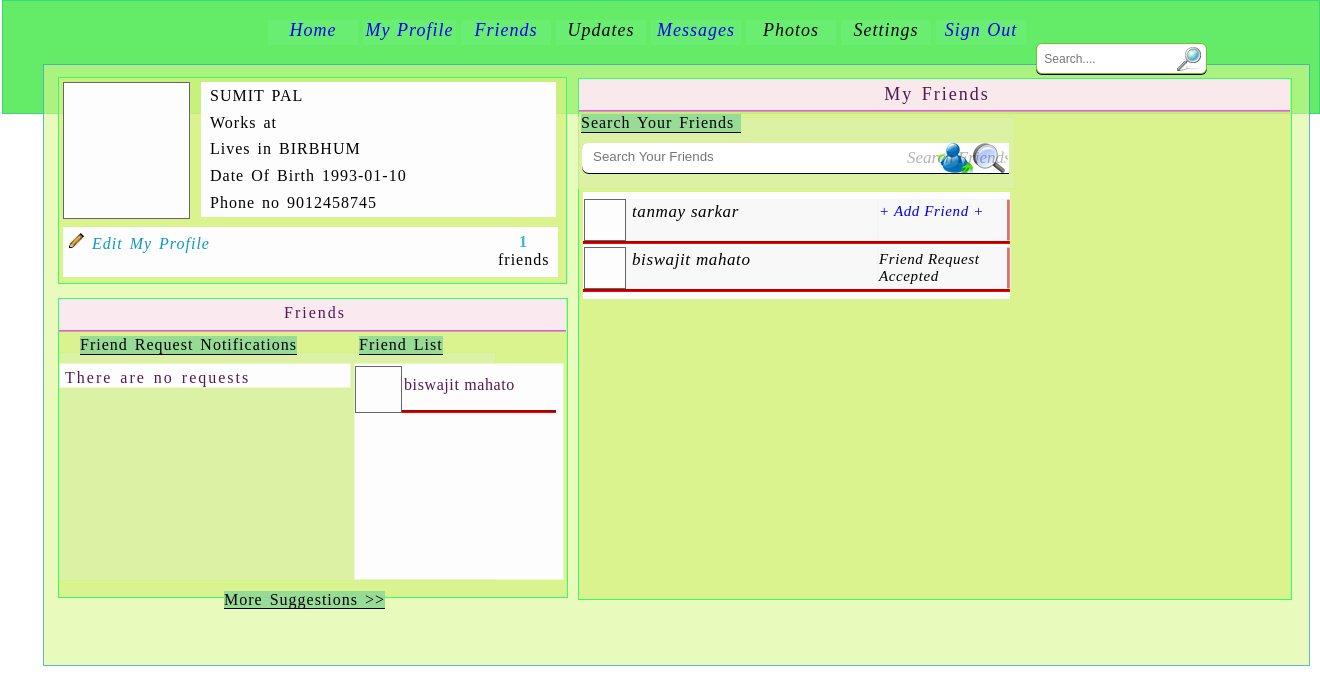
The app's page /s_friend_r.php (signed in) with its own data.
### tables this page shows
CREATE TABLE IF NOT EXISTS `members` (
  `mem_id` int(20) NOT NULL AUTO_INCREMENT,
  `username` varchar(32) NOT NULL,
  `password` varchar(32) NOT NULL,
  `fname` varchar(30) NOT NULL,
  `lname` varchar(30) NOT NULL,
  `address` varchar(35) NOT NULL,
  `DOB` date NOT NULL,
  `email` varchar(30) NOT NULL,
  `contact` varchar(30) NOT NULL,
  `gender` varchar(10) NOT NULL,
  PRIMARY KEY (`mem_id`)
);

CREATE TABLE IF NOT EXISTS `friends` (
  `req_id` int(11) NOT NULL AUTO_INCREMENT,
  `sender` varchar(30) NOT NULL,
  `receiver` varchar(30) NOT NULL,
  `accept` varchar(10) NOT NULL DEFAULT 'no',
  PRIMARY KEY (`req_id`)
);

### s_friend_r.php (the view, shortened to what this page needs)
<!DOCTYPE html PUBLIC "-//W3C//DTD XHTML 1.0 Transitional//EN" "http://www.w3.org/TR/xhtml1/DTD/xhtml1-transitional.dtd">
<html xmlns="http://www.w3.org/1999/xhtml">
<head>
<link href="css/s_friend_r.css" rel="stylesheet" type="text/css">
</head>
<body>
<?php
require_once("dbcon.php");
if((isset($_SESSION["username"])) && (isset($_SESSION["password"]))){
	$username=$_SESSION["username"];
	$password=$_SESSION["password"];
	$query1def="SELECT * FROM `members` WHERE `username`='$username' AND `password`='$password'";
	$result1def=mysql_query($query1def, $conn);
	$list1def = mysql_fetch_assoc($result1def);
$txtsearch=addslashes( $_REQUEST["txtsearch"]);
if(strpos($txtsearch," ") >0){
	$resultstr=split(" ",$txtsearch);
	$fname=$resultstr[0];
	$lname=$resultstr[1];
	$query0search="SELECT * FROM `members` WHERE `fname` LIKE '$fname%' AND `lname` LIKE '$lname%'";
	$result0search=mysql_query($query0search, $conn);
	}
else{
	$query0search="SELECT * FROM `members` WHERE `fname` LIKE '$txtsearch%'";
	$result0search=mysql_query($query0search, $conn);
	}
?>
<div id="body">
<div id="head">
<div id="mnubar">
  <span id="home"><a href="home.php"> Home </a></span>
  <span id="myprofile"><a href="edit.php"> My Profile </a></span>
  <span id="friends"><a href="friends.php"> Friends </a></span>
  <span id="updates"> Updates</span>
  <span id="messages"> <a href="message.php"> Messages </a></span>
  <span id="photos"> Photos</span>
  <span id="settings"> Settings</span>
  <span id="signout"><a href="logout.php"> Sign Out </a></span>
</div>
<div id="src">
  <form id="frmsrc" name="frmsrc" method="post" action="s_friend_r.php">
  <input name="txtsearch" type="text" id="txtsrc" maxlength="50" placeholder=" Search...." onfocus="value=''" required/>
  <input name="btnsrc" type="submit" id="btnsrc" value=""  />
  </form>
</div>
</div>
</div>
<div id="main">
<div id="topleft">
<div id="photo">
</div>
<div id="details">
  <table width="347" height="135" border="0" cellpadding="2" cellspacing="2">
    <tr>
      <td><?php echo strtoupper( $list1def['fname'].' '.$list1def['lname']); ?></td>
    </tr>
    <tr>
      <td>Works at</td>
    </tr>
    <tr>
      <td>Lives in <?php echo strtoupper( $list1def['address']) ?></td>
    </tr>
    <tr>
      <td>Date Of Birth <?php echo $list1def['DOB'] ?></td>
    </tr>
    <tr>
      <td>Phone no <?php echo $list1def['contact'] ?></td>
    </tr>
  </table>
</div>
<div id="photobottom">
<a href="edit.php?mem_id=<?php echo $list1def['mem_id'];?>">
	 <em id="txtEMP"><img src="images/edit.gif" width="17" height="17" /> Edit My Profile </em> </a>
<label id="noFrnd" >
  	<center><strong style="color:rgba(35,175,205,0.9)"> <?php require("number_of_friends.php"); ?></strong><br> friends</center>
</label>
</div>
</div>
<div id="topright">
<label id="activity" > Search Your Friends </label>
  <div id="myfrnd"><center> My Friends</center></div>
<div id="fsearch">
  <form id="frmsearch" method="post" action="s_friend_r.php">
    <input type="search" name="txtsearch" id="txtsearch" maxlength="50" placeholder="Search Your Friends" required/>
    <input name="btnsearch" id="btnsearch" type="submit" value="Search Friends" />
  </form>
</div>
  <div id="srcfrndbod">
<?php
if(mysql_num_rows($result0search) == 0) {
	echo "No Match Found !!!! <br> Try Another Name ";
	}
else{
	while ($list0search = mysql_fetch_assoc($result0search)) {
		$addusername=$list0search['username'];
		if($username!==$addusername){
?>
  	<div id="searchfrndbox">
  <div id="srcfrndphoto"></div>
  <div id="srcfrndname">
 <?php echo $list0search['fname']." ".$list0search['lname'];?>
  </div>
  <div id="srcfrndstatus">
 <?php
   $query2search = "SELECT * FROM `friends` WHERE `sender`='$username'  AND `receiver`='$addusername'";
   $result2search = mysql_query($query2search, $conn);
   if(mysql_num_rows($result2search) !== 0){
		$query4search = "SELECT * FROM `friends` WHERE `sender`='$username' AND `receiver`='$addusername' AND `accept`='yes'";
  		$result4search = mysql_query($query4search, $conn);
  		if(mysql_num_rows($result4search) !== 0){
	   	echo 'Friend Request Accepted';}
   	}
	$query5search = "SELECT * FROM `friends` WHERE `sender`='$addusername'  AND `receiver`='$username'";
    $result5search = mysql_query($query5search, $conn);
  ?>
  <?php
	if(mysql_num_rows($result2search) === 0 && mysql_num_rows($result5search) === 0) {
 ?>
    <a href="send_req.php?fname=<?php echo $list0search['fname'];?>&lname=<?php echo $list0search['lname'];?>">
     			+ Add Friend + </a>
 <?php } ?>
  </div>
  	</div>
 <?php }}} ?>
  </div>
</div>
<div id="midleft">
<label id="lblntf" > Friend Request Notifications  </label>
<label id="lblfrndlist" > Friend List </label>
<div id="frndhead" align="center"> Friends </div>
	<div id="pnlfrnd">
	<div id="frndntf">
<?php
	$query1ntf="SELECT * FROM `friends` WHERE `receiver`='$username' AND `accept`='no'";
	$result1ntf=mysql_query($query1ntf, $conn);
	if(mysql_num_rows($result1ntf) == 0) {
		echo "There are no requests";}
	else	{
	  while ($list1ntf = mysql_fetch_assoc($result1ntf)) {
		    $acceptusername=$list1ntf['sender'];
		    $query2ntf="SELECT * FROM `members` WHERE `username`='$acceptusername'";
			$result2ntf=mysql_query($query2ntf, $conn);
			$list2ntf = mysql_fetch_assoc($result2ntf);
?>
	<div id="frndntfbox">
<div id="frndntfphoto"></div>
<div id="frndntfname">
<?php echo $list2ntf['fname']." ".$list2ntf['lname'];?>
</div>
<div id="frndntfstatus">
<?php
   $query3ntf = "SELECT * FROM `friends` WHERE `sender`='$acceptusername' AND `receiver`='$username' AND `accept`='yes'";
   $result3ntf = mysql_query($query3ntf, $conn);
   if(mysql_num_rows($result3ntf) !== 0){
	   	echo 'Accepted';}
	else{
   ?>
    <a href="accept_req.php?fname=<?php echo $list2ntf['fname'];?>&lname=<?php echo $list2ntf['lname'];?>">+Accept+</a>
   <?php } ?>
</div>
	</div>
<?php }} ?>
</div>
	<div id="frndlist">
    <div id="frndlistscrlbr">
<?php
	$query9list="SELECT * FROM `friends` WHERE `sender`='$username' AND `accept`='yes'";
	$result9list=mysql_query($query9list, $conn);
?>
<?php
	if (mysql_num_rows($result9list) !== 0) {
	while($list9list = mysql_fetch_assoc($result9list)) {
			$r_username=$list9list['receiver'];
		  	$query9_1list="SELECT * FROM `members` WHERE `username`='$r_username'";
			$result9_1list=mysql_query($query9_1list, $conn);
			$list9_1list = mysql_fetch_assoc($result9_1list);
?>
 	<div id="frndlistbox">
<div id="frndlistphoto">
</div>
<div id="frndlistname">
<?php echo $list9_1list['fname']." ".$list9_1list['lname'];?>
</div>
	</div>
<?php } } ?>
</div>
	</div>
    </div>
  <label id="moresug"> More Suggestions >> </label>
</div>
</div>
<?php }
else{
	$_SESSION["LoggedOut"]="AlreadyLoggedOut";
	session_write_close();
	header("location: index.php");
	exit();
	}
 ?>
</body>
</html>

### number_of_friends.php (shortened to what this page needs)
<!DOCTYPE html PUBLIC "-//W3C//DTD XHTML 1.0 Transitional//EN" "http://www.w3.org/TR/xhtml1/DTD/xhtml1-transitional.dtd">
<html xmlns="http://www.w3.org/1999/xhtml">
<head>
</head>
<body>
<?php
require_once("dbcon.php");
if((isset($_SESSION["username"])) && (isset($_SESSION["password"]))){
	$username=$_SESSION["username"];
	$counterrec=0;
	$countersen=0;
?>
<?php
	$query8listno="SELECT * FROM `friends` WHERE `receiver`='$username' AND `accept`='yes'";
	$result8listno=mysql_query($query8listno, $conn);
	$query9listno="SELECT * FROM `friends` WHERE `sender`='$username' AND `accept`='yes'";
	$result9listno=mysql_query($query9listno, $conn);
	if (mysql_num_rows($result8listno) === 0 && mysql_num_rows($result9listno) === 0) {
		echo " 0 "; }
	else{
?>
<?php
	if (mysql_num_rows($result9listno) !== 0) {
	while($list9listno = mysql_fetch_assoc($result9listno)) {
	$countersen=mysql_num_rows($result9listno);
	}}
?>
<?php
	$counterno=$counterrec+$countersen;
	echo "$counterno";
 }
 ?>
<?php  }
 ?>
</body>
</html>

### records on screen
members: fname+lname "SUMIT PAL", address "BIRBHUM", DOB "1993-01-10", contact "9012458745"
members: fname "tanmay", lname "sarkar"
members: fname "biswajit", lname "mahato", shows "Friend Request Accepted"
friends: members.fname "biswajit", members.lname "mahato"

### other values on screen
$counterno "1"
